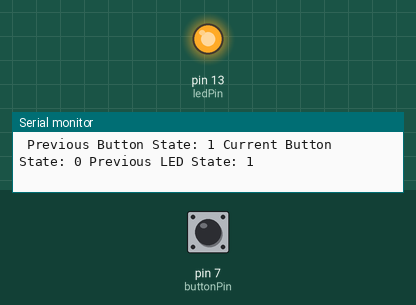
Bench run of a sketch on a simulated Arduino Uno, built with avr-gcc and run on an emulated ATmega328P. Shown: output pins drawn as LEDs (lit = HIGH), the last lines printed to the serial monitor. Inputs (shaded band) come from the test bench; at power-on: pin 7 (buttonPin) LOW.

Above: at 1.2 s.
1.3 s: pin 7 (buttonPin) pulled HIGH for 0.15 s
At 2.5 s:
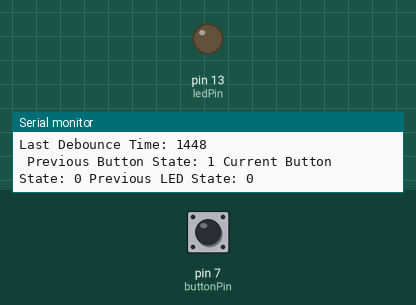
2.9 s: pin 7 (buttonPin) pulled HIGH for 1 s
At 3.7 s:
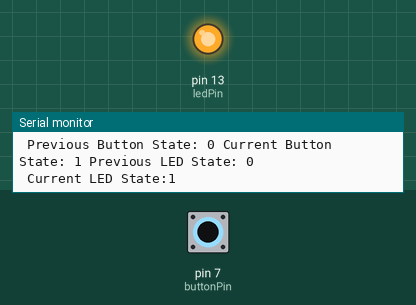
5.4 s: pin 7 (buttonPin) pulled HIGH for 3.2 s
At 6.9 s:
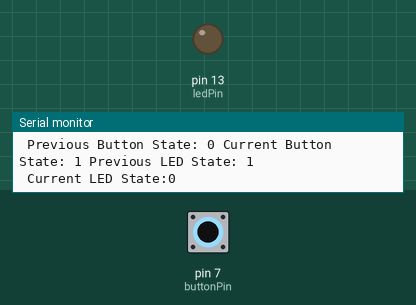
Timing chart, 0 to 8.4 s (numbered marks = the images above; inputs shaded):
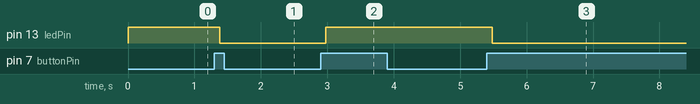

Measured:
- after the input at 1.3 s, pin 13 (ledPin): HIGH → LOW after 0.08 s
- after the input at 2.9 s, pin 13 (ledPin): LOW → HIGH after 0.08 s
- after the input at 5.4 s, pin 13 (ledPin): HIGH → LOW after 0.08 s

The sketch:

DebouncingExp1.ino.ino
```cpp
const int buttonPin = 7;
const int ledPin = 13;

int ledState = HIGH;
int buttonState = HIGH;
int lastButtonState = LOW;

unsigned long lastDebounceTime = 0;
unsigned long debounceDelay = 50;

void setup() {
  pinMode(buttonPin, INPUT);
  pinMode(ledPin, OUTPUT);
  digitalWrite(ledPin, ledState);
  Serial.begin(9600);
}
void loop() {

  int reading = digitalRead(buttonPin);
  if(reading != lastButtonState) {
    lastDebounceTime = millis();
    Serial.print("Last Debounce Time: ");
    Serial.println(lastDebounceTime);
  }
  if((millis() - lastDebounceTime) > debounceDelay){
    //Serial.print("Delta Time: ");
    //Serial.println(millis() - lastDebounceTime);
    if (reading != buttonState){
      //Serial.print("Last Button State: ");
      //Serial.println(lastButtonState);
      Serial.print(" Previous Button State: ");
      Serial.print(buttonState);
      buttonState = reading;
      Serial.print(" Current Button State: ");
      Serial.print(buttonState, ",");
      Serial.print(" Previous LED State: ");
      Serial.println(ledState, ",");
      if(buttonState == HIGH){
        ledState = !ledState;
        Serial.print(" Current LED State:");
        Serial.println(ledState, ",");
      }
    }
  }
  digitalWrite(ledPin, ledState);
  lastButtonState = reading;
}
```
